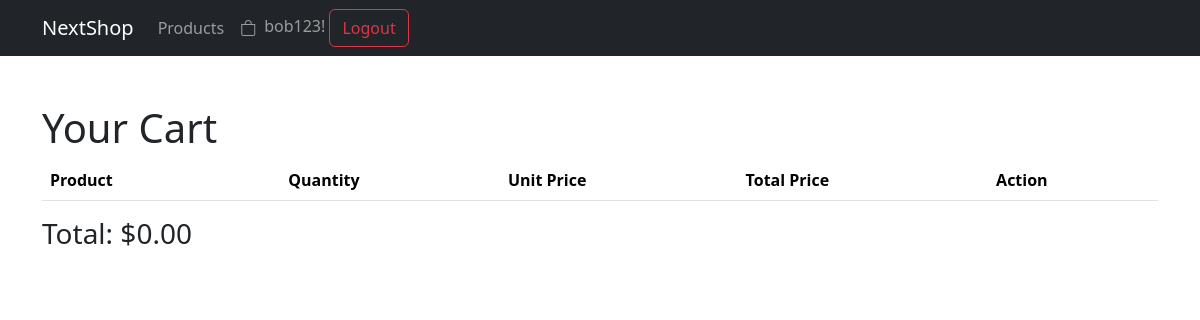
The app's page /cart/ (signed in), older data.
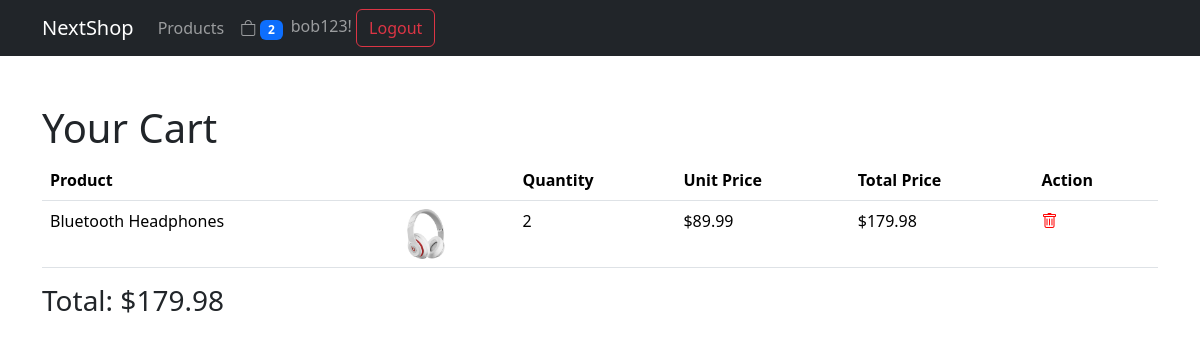
The same page, newer data.
### core/models.py (models this page shows)
class User(AbstractUser):
    email = models.EmailField(unique=True)

### base/models.py (models this page shows, shortened)
class Product(models.Model):
    name = models.CharField(max_length=255)
    description = models.TextField()
    unit_price = models.DecimalField(max_digits=10, decimal_places=2)
    stock = models.PositiveIntegerField()
    image = models.ImageField(
        upload_to="products/",
        default="/products/default.jpg",
    )
    created_at = models.DateTimeField(auto_now_add=True)
    updated_at = models.DateTimeField(auto_now=True)
    category = models.ForeignKey(Category, on_delete=models.PROTECT)

### base/views.py (the view)
# urls.py: path("cart/", views.view_cart, name="view_cart"),
@login_required(login_url="login")
def view_cart(request):
    customer = Customer.objects.get(user=request.user)
    with connection.cursor() as cursor:
        cursor.execute(
            f"""
            SELECT ci.id, p.name, CONCAT('{media_url}', p.image) AS image, ci.quantity, p.unit_price,
                   ci.quantity * p.unit_price AS total_price
            FROM base_cartitem ci
            JOIN base_product p ON ci.product_id = p.id
            JOIN base_cart c ON ci.cart_id = c.id
            WHERE c.user_id = %s;  -- Use the customer ID here
            """,
            [customer.id],  # Pass the customer ID
        )
        cart_items = cursor.fetchall()
    with connection.cursor() as cursor:
        cursor.execute(
            """
            SELECT SUM(ci.quantity * p.unit_price) AS total
            FROM base_cartitem ci
            JOIN base_product p ON ci.product_id = p.id
            JOIN base_cart c ON ci.cart_id = c.id
            WHERE c.user_id = %s;  -- Use the customer ID here
            """,
            [customer.id],  # Pass the customer ID
        )
        total = (
            cursor.fetchone()[0] or 0
        )  # Get the total from the query, default to 0 if None
    return render(request, "base/cart.html", {"cart_items": cart_items, "total": total})

### base/context_processors.py (called while the page is built)
def cart_item_count(request):
    count = 0  # Default count
    if request.user.is_authenticated:
        customer_id = request.user.customer.id  # Get the customer ID
        with connection.cursor() as cursor:
            cursor.execute(
                """
                SELECT SUM(ci.quantity) AS total_quantity
                FROM base_cartitem ci
                JOIN base_cart c ON ci.cart_id = c.id
                WHERE c.user_id = %s;
                """,
                [customer_id],
            )
            row = cursor.fetchone()
            count = (
                row[0] if row and row[0] is not None else 0
            )  # Default to 0 if no items
    return {"item_count": count}

### base/templates/base/cart.html
{% extends "base.html" %}
{% block content %}
<div class="container py-5">
    <h1>Your Cart</h1>
    <table class="table">
        <thead>
            <tr>
                <th>Product</th>
                <th></th>
                <th>Quantity</th>
                <th>Unit Price</th>
                <th>Total Price</th>
                <th>Action</th>
            </tr>
        </thead>
        <tbody>
            {% for item in cart_items %}
            <tr>
                <td>{{ item.1 }}</td>
                <td><img src="{{item.2}}" alt="{{item.1}}" style="width: 50px; height: 50px; object-fit: contain;" /></td>
                <td>{{ item.3 }}</td>
                <td>${{ item.4 }}</td>
                <td>${{ item.5 }}</td>
                <td><a href="{% url "remove_from_cart" item.0 %}"><i class="bi bi-trash" style="color: red;"></i></a></td>
            </tr>
            {% endfor %}
        </tbody>
    </table>
    <h3>Total: ${{ total|floatformat:2 }}</h3>
</div>
{% endblock %}

### templates/base.html (shortened to what this page needs)
<!DOCTYPE html>
<html lang="en">
<head>
  <link href="https://cdn.jsdelivr.net/npm/bootstrap@5.3.3/dist/css/bootstrap.min.css" rel="stylesheet">
  <link rel="stylesheet" href="https://cdn.jsdelivr.net/npm/bootstrap-icons@1.11.3/font/bootstrap-icons.min.css">
</head>
<body>
    <nav class="navbar navbar-expand-lg navbar-dark bg-dark">
      <div class="container">
          <a class="navbar-brand" href="{% url 'product_list' %}">NextShop</a>
          <div class="collapse navbar-collapse" id="navbarNav">
              <ul class="navbar-nav">
                  <li class="nav-item">
                      <a class="nav-link" href="{% url 'product_list' %}">Products</a>
                  </li>
                  <li class="nav-item">
                    <a class="nav-link" href="{% url 'view_cart' %}">
                        <i class="bi bi-bag"></i>
                        {% if item_count %}
                            <span class="badge bg-primary">{{ item_count }}</span>
                        {% endif %}
                    </a>
                  </li>
              </ul>
              <div class="ml-auto">
                  {% if user.is_authenticated %}
                      <span class="navbar-text mr-3">{{ user.username }}!</span>
                      <a href="{% url 'logout' %}" class="btn btn-outline-danger">Logout</a>
                  {% else %}
                      <a href="{% url 'login' %}" class="btn btn-outline-primary">Login</a>
                      <a href="{% url 'register' %}" class="btn btn-outline-success">Register</a>
                  {% endif %}
              </div>
          </div>
      </div>
    </nav>
  {%  block content %}
  {%  endblock content %}
</body>
</html>

Row changes from the older to the newer data that the page shows:
now on this page (row edited): Product: name "Bluetooth Headphones", item "2", unit_price "89.99", item "179.98"
Text that changed along with them:
{{ item_count }}: (not shown) → "2"
{{ total|floatformat:2 }}: "0.00" → "179.98"
